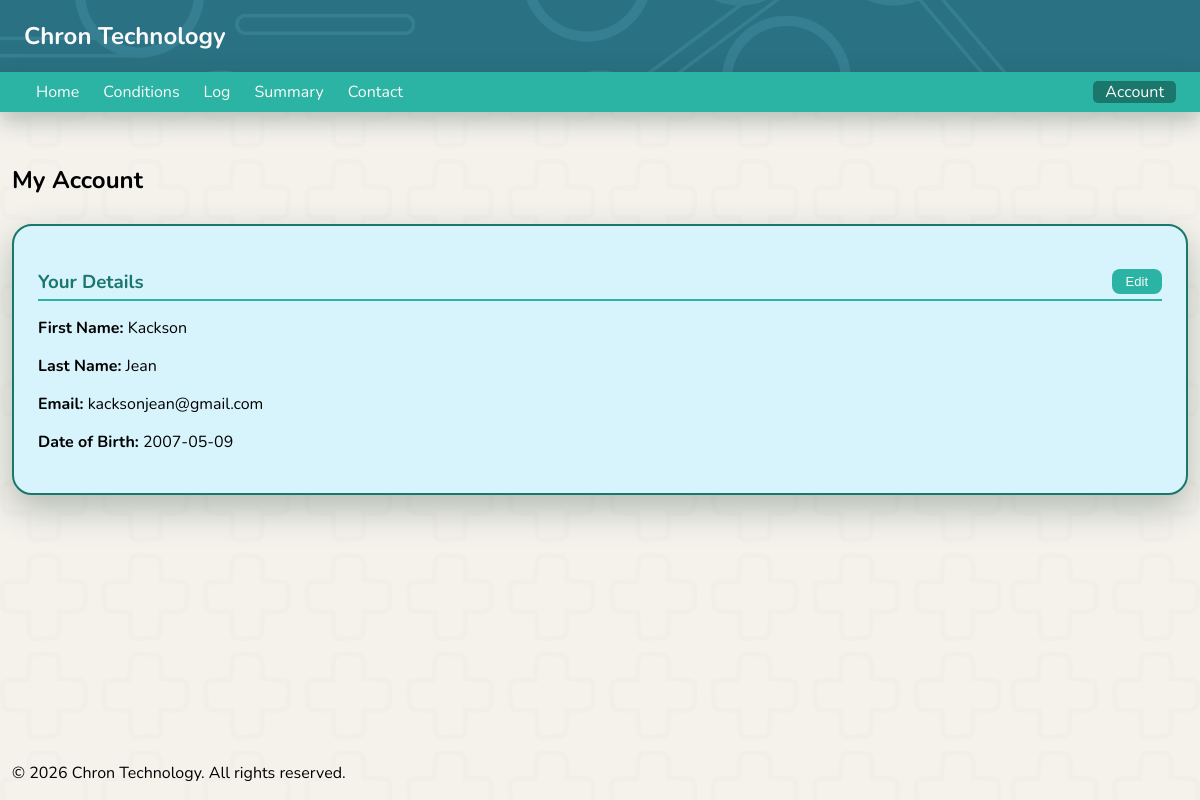
The app's page /account (signed in) with its own data.
### tables this page shows
CREATE TABLE users (
        id INTEGER PRIMARY KEY AUTOINCREMENT,
        first_name TEXT NOT NULL,
        last_name TEXT NOT NULL,
        email TEXT UNIQUE NOT NULL,
        password TEXT NOT NULL,
        date_of_birth DATE NOT NULL
    );

### app.py (the view)
@app.route('/account')
def account():
    if not session.get('user_id'):
        return redirect('/signin')
    conn = get_user_conn()
    cursor = conn.cursor()
    cursor.execute(
        'SELECT first_name, last_name, email, date_of_birth FROM users WHERE id = ?',
        (session['user_id'],)
    )
    user = cursor.fetchone()
    conn.close()
    user_info = {'first_name': user[0], 'last_name': user[1], 'email': user[2], 'date_of_birth': user[3]}
    return render_template('account.html', user_info=user_info)

### app.py (called while the page is built)
def get_user_conn():
    return sqlite3.connect(USER_DB)

### templates/account.html (shortened to what this page needs)
<!DOCTYPE html>
<html lang="en">
<head>
    <link rel="stylesheet" href="/static/style.css">
</head>
<body class="index_page">
    <header>
        <nav>
            <h1 class="websitelogo">Chron Technology</h1>
        </nav>
        <div class="topnav">
            <div class="nav-left">
                <a class="notactive_page" href="/">Home</a>
                {% if session.get('user_id') %}
                <a class="notactive_page" href="conditions">Conditions</a>
                <a class="notactive_page" href="log">Log</a>
                <a class="notactive_page" href="summary">Summary</a>
                <a class="notactive_page" href="contact">Contact</a>
                {% endif %}
            </div>
            <div class="nav-right">
                {% if session.get('user_id') %}
                <div class="dropdown">
                    <span class="dropdown-toggle">Account</span>
                </div>
                {% endif %}
            </div>
        </div>
    </header>
    <main>
        <section>
            <h2 class="topPageHeadings">My Account</h2>
        </section>
        <div class="summary-section">
            <h3>Your Details
                <button type="button" class="edit-btn" style="float: right;" onclick="toggleAccountEdit()">Edit</button>
            </h3>
            <div id="account-display">
                <p><strong>First Name:</strong> {{ user_info.first_name }}</p>
                <p><strong>Last Name:</strong> {{ user_info.last_name }}</p>
                <p><strong>Email:</strong> {{ user_info.email }}</p>
                <p><strong>Date of Birth:</strong> {{ user_info.date_of_birth }}</p>
            </div>
        </div>
    </main>
    <footer>
        <p>&copy; 2026 Chron Technology. All rights reserved.</p>
    </footer>
</body>
</html>

### static/style.css (style rules this page uses)
body { font-family: 'Nunito', sans-serif; }
header { position: fixed; top: 0; left: 0; width: 100%; z-index: 1000; background-color: #2a7183; background-image: url('/static/images/header_image.png'); background-repeat: no-repeat; background-size: cover; background-position: center; }
.websitelogo { padding-left: 2vw; }
.topPageHeadings { display: block; padding-bottom: 1vh; }
.index_page { background-color: #f5f2ec; background-image: url('/static/images/chron_tech_background.png'); background-repeat: no-repeat; background-size: cover; background-position: center; background-attachment: fixed; min-height: 100vh; display: flex; flex-direction: column; margin: 0; padding-left: 1vw; padding-right: 1vw; }
main { flex: 1; margin-top: 18vh; }
.websitelogo { color: #fafafa; }
.topnav { background-color:#2BB3A3; height: 5vh; display: flex; align-items: center; justify-content: space-between; box-shadow: 0 8px 25px rgba(26, 58, 53, 0.3); }
.nav-left, .nav-right { display: flex; align-items: center; }
.nav-left { padding-left: 2vw; }
.nav-right { padding-right: 2vw; }
.notactive_page { color: #fafafa; text-decoration: none; padding-left: 1vw; padding-right: 1vw; border-radius: 5px; transition: background-color 0.2s ease; }
.dropdown { position: relative; }
.dropdown-toggle { color: #fafafa; cursor: pointer; padding: 0 1vw; border-radius: 5px; background-color: #1b766c; }
.edit-btn { background-color: #2BB3A3; color: #fafafa; border: none; padding: 5px 14px; border-radius: 8px; font-size: 13px; cursor: pointer; transition: background-color 0.2s ease; }
.summary-section { margin-top: 2vh; }
.summary-section { border: 2px solid #1b766c; border-radius: 20px; background-color: rgb(215, 243, 252); padding: 2vw; box-shadow: 0 14px 35px rgba(26, 58, 53, 0.3); }
.summary-section h3 { color: #1b766c; margin-bottom: 1vh; border-bottom: 2px solid #2BB3A3; padding-bottom: 0.5vh; }
section h2 { display: inline; }

### records on screen
users: first_name "Kackson", last_name "Jean", email "kacksonjean@gmail.com", date_of_birth "2007-05-09"
